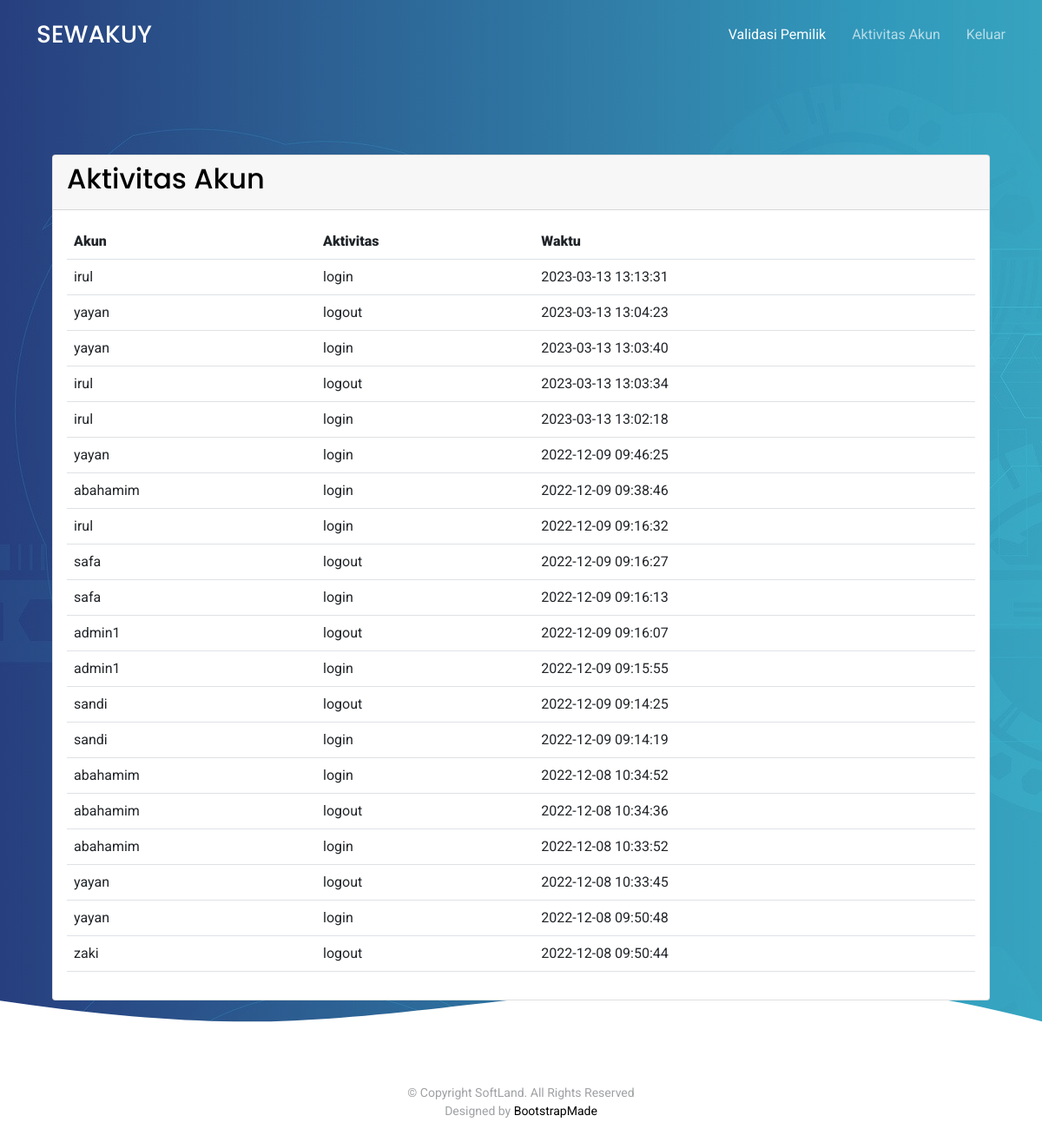
Page /admin/aktivitasakun.php (signed in) on the committed database.
### tables this page shows
CREATE TABLE `log` (
  `id_log` int(11) NOT NULL,
  `username` varchar(11) NOT NULL,
  `waktu` varchar(255) NOT NULL,
  `aktif` enum('login','logout') NOT NULL
);

### admin/aktivitasakun.php (the view, shortened to what this page needs)
<!DOCTYPE html>
<html lang="en">
<?php
require "../config.php";
?>
<head>
  <link href="../assets/vendor/aos/aos.css" rel="stylesheet">
  <link href="../assets/vendor/bootstrap/css/bootstrap.min.css" rel="stylesheet">
  <link href="../assets/vendor/bootstrap-icons/bootstrap-icons.css" rel="stylesheet">
  <link href="../assets/vendor/boxicons/css/boxicons.min.css" rel="stylesheet">
  <link href="../assets/vendor/swiper/swiper-bundle.min.css" rel="stylesheet">
  <link href="../assets/css/style.css" rel="stylesheet">
  <link rel="stylesheet" href="https://cdnjs.cloudflare.com/ajax/libs/rateYo/2.3.2/jquery.rateyo.min.css">
</head>
<body>
  <header id="header" class="fixed-top d-flex align-items-center">
    <div class="container d-flex justify-content-between align-items-center">
      <div class="logo">
        <h1><a href="index.php">SEWAKUY</a></h1>
      </div>
      <nav id="navbar" class="navbar">
        <ul>
          <li><a class="active" href="home.php">Validasi Pemilik</a></li>
          <li><a href="aktivitasakun.php">Aktivitas Akun</a></li>
          <li><a href="../logout.php">Keluar</a></li>
        </ul>
      </nav>
    </div>
  </header>
  <body>
<?php
        $sql = "SELECT * FROM log ORDER BY id_log DESC LIMIT 20 ";
        $data = mysqli_query($koneksi,$sql);
          ?>
      <section class="hero-section" id="hero">
        <div class="wave">
        </div>
        <div class="px-4 py-5 px-md-5 text-center text-lg-start" >
          <div class="container">
            <div class="row align-items-center"  style="margin-top: 40px;">
            <div class="col">
              <div class="card">
              <div class="card-header">
              <h2 class="card-title">Aktivitas Akun</h2>
              </div>
              <div class="card-body">
              <div class="row">
              <div class="table-responsive">
              <table class="table">
              <tbody>
              <tr>
                <th><strong>Akun</h3></strong></td>
                <th><strong>Aktivitas</h3></strong></td>
          		<th><strong>Waktu</h3></strong></td>
              </tr>
            <?php while ($tampil = mysqli_fetch_array($data)){ ?>
            <tr>
                <td><?php echo $tampil['username']; ?></td>
                <td><?php echo $tampil['aktif']; ?></td>
            	<td><?php echo $tampil['waktu']; ?></td>
            </tr>
          <?php }  ?>
        </table>
          </div>
            </div>
          </div>
        </div>
          </div>
          </div>
</section>
   <footer class="footer" role="contentinfo">
      <div class="row justify-content-center text-center">
        <div class="col-md-7">
          <p class="copyright">&copy; Copyright SoftLand. All Rights Reserved</p>
          <div class="credits">
            Designed by <a href="https://bootstrapmade.com/">BootstrapMade</a>
          </div>
        </div>
      </div>
  </footer>
</body>
</html>

### assets/css/style.css (style rules this page uses)
html { overflow-x: hidden; }
body { font-family: "Roboto", sans-serif; color: #9fa1a4; line-height: 1.5; }
a { color: #777; text-decoration: none; transition: 0.3s all ease; }
h1, h2, h3, h4, h5, h6, .font-heading { font-family: "Poppins", sans-serif; color: #000; }
.container { z-index: 2; position: relative; }
section { overflow: hidden; }
#header { height: 80px; transition: all 0.5s; z-index: 997; transition: all 0.5s; }
#header .logo h1 { font-size: 28px; margin: 0; padding: 4px 0; line-height: 1; font-weight: 500; }
#header .logo h1 a, #header .logo h1 a:hover { color: #fff; text-decoration: none; }
.navbar { padding: 0; }
.navbar ul { margin: 0; padding: 0; display: flex; list-style: none; align-items: center; }
.navbar li { position: relative; }
.navbar a, .navbar a:focus { display: flex; align-items: center; justify-content: space-between; padding: 10px 0 10px 30px; font-size: 16px; font-weight: 400; color: rgba(255, 255, 255, 0.65); white-space: nowrap; transition: 0.3s; }
.navbar a:hover, .navbar .active, .navbar .active:focus, .navbar li:hover > a { color: #fff; }
.hero-section { background: linear-gradient(to right, rgba(39, 70, 133, 0.8) 0%, rgba(61, 179, 197, 0.8) 100%), url(../img/hero-bg.jpg); position: relative; }
.hero-section .wave { width: 100%; overflow: hidden; position: absolute; z-index: 1; bottom: -150px; }
.hero-section .wave svg { width: 100%; }
.footer { padding: 3rem 0 2.5rem 0; }
.footer a { color: #000; }
.footer .copyright { margin-bottom: 0px; }
.footer .copyright, .footer .credits { font-size: 14px; }

### rows in the picture
log: username "irul", aktif "login", waktu "2023-03-13 13:13:31"
log: username "yayan", aktif "logout", waktu "2023-03-13 13:04:23"
log: username "yayan", aktif "login", waktu "2023-03-13 13:03:40"
log: username "irul", aktif "logout", waktu "2023-03-13 13:03:34"
log: username "irul", aktif "login", waktu "2023-03-13 13:02:18"
log: username "yayan", aktif "login", waktu "2022-12-09 09:46:25"
log: username "abahamim", aktif "login", waktu "2022-12-09 09:38:46"
log: username "irul", aktif "login", waktu "2022-12-09 09:16:32"
log: username "safa", aktif "logout", waktu "2022-12-09 09:16:27"
log: username "safa", aktif "login", waktu "2022-12-09 09:16:13"
log: username "admin1", aktif "logout", waktu "2022-12-09 09:16:07"
log: username "admin1", aktif "login", waktu "2022-12-09 09:15:55"
log: username "sandi", aktif "logout", waktu "2022-12-09 09:14:25"
log: username "sandi", aktif "login", waktu "2022-12-09 09:14:19"
log: username "abahamim", aktif "login", waktu "2022-12-08 10:34:52"
log: username "abahamim", aktif "logout", waktu "2022-12-08 10:34:36"
log: username "abahamim", aktif "login", waktu "2022-12-08 10:33:52"
log: username "yayan", aktif "logout", waktu "2022-12-08 10:33:45"
log: username "yayan", aktif "login", waktu "2022-12-08 09:50:48"
log: username "zaki", aktif "logout", waktu "2022-12-08 09:50:44"
